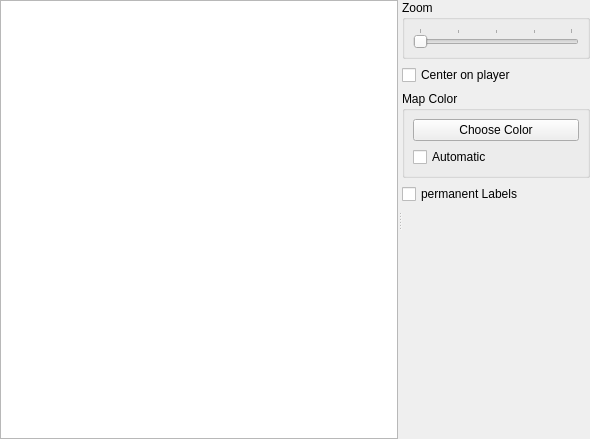
<?xml version="1.0" encoding="UTF-8"?>
<ui version="4.0">
 <class>Form</class>
 <widget class="QWidget" name="Form">
  <property name="geometry">
   <rect>
    <x>0</x>
    <y>0</y>
    <width>590</width>
    <height>439</height>
   </rect>
  </property>
  <property name="windowTitle">
   <string>Form</string>
  </property>
  <layout class="QVBoxLayout" name="verticalLayout_2">
   <property name="margin">
    <number>0</number>
   </property>
   <item>
    <widget class="QSplitter" name="splitter">
     <property name="orientation">
      <enum>Qt::Horizontal</enum>
     </property>
     <widget class="QGraphicsView" name="mapGraphicsView">
      <property name="mouseTracking">
       <bool>true</bool>
      </property>
      <property name="verticalScrollBarPolicy">
       <enum>Qt::ScrollBarAlwaysOff</enum>
      </property>
      <property name="horizontalScrollBarPolicy">
       <enum>Qt::ScrollBarAlwaysOff</enum>
      </property>
      <property name="dragMode">
       <enum>QGraphicsView::ScrollHandDrag</enum>
      </property>
      <property name="viewportUpdateMode">
       <enum>QGraphicsView::MinimalViewportUpdate</enum>
      </property>
     </widget>
     <widget class="QWidget" name="sidebar" native="true">
      <layout class="QVBoxLayout" name="verticalLayout">
       <property name="margin">
        <number>0</number>
       </property>
       <item>
        <widget class="QGroupBox" name="groupBox">
         <property name="title">
          <string>Zoom</string>
         </property>
         <layout class="QVBoxLayout" name="verticalLayout_3">
          <property name="margin">
           <number>8</number>
          </property>
          <item>
           <widget class="QSlider" name="mapZoomSlider">
            <property name="minimum">
             <number>1</number>
            </property>
            <property name="maximum">
             <number>100</number>
            </property>
            <property name="singleStep">
             <number>5</number>
            </property>
            <property name="orientation">
             <enum>Qt::Horizontal</enum>
            </property>
            <property name="tickPosition">
             <enum>QSlider::TicksAbove</enum>
            </property>
            <property name="tickInterval">
             <number>25</number>
            </property>
           </widget>
          </item>
         </layout>
        </widget>
       </item>
       <item>
        <widget class="QCheckBox" name="centerPlayerCheckbox">
         <property name="text">
          <string>Center on player</string>
         </property>
        </widget>
       </item>
       <item>
        <widget class="QGroupBox" name="groupBox_2">
         <property name="title">
          <string>Map Color</string>
         </property>
         <layout class="QVBoxLayout" name="verticalLayout_4">
          <property name="margin">
           <number>8</number>
          </property>
          <item>
           <widget class="QPushButton" name="mapColorButton">
            <property name="text">
             <string>Choose Color</string>
            </property>
           </widget>
          </item>
          <item>
           <widget class="QCheckBox" name="mapColorAutoToggle">
            <property name="text">
             <string>Automatic</string>
            </property>
            <property name="checked">
             <bool>false</bool>
            </property>
           </widget>
          </item>
         </layout>
        </widget>
       </item>
       <item>
        <widget class="QCheckBox" name="permanentLabelsCheckbox">
         <property name="text">
          <string>permanent Labels</string>
         </property>
        </widget>
       </item>
       <item>
        <spacer name="verticalSpacer">
         <property name="orientation">
          <enum>Qt::Vertical</enum>
         </property>
         <property name="sizeHint" stdset="0">
          <size>
           <width>20</width>
           <height>285</height>
          </size>
         </property>
        </spacer>
       </item>
      </layout>
     </widget>
    </widget>
   </item>
  </layout>
 </widget>
 <resources/>
 <connections/>
</ui>
